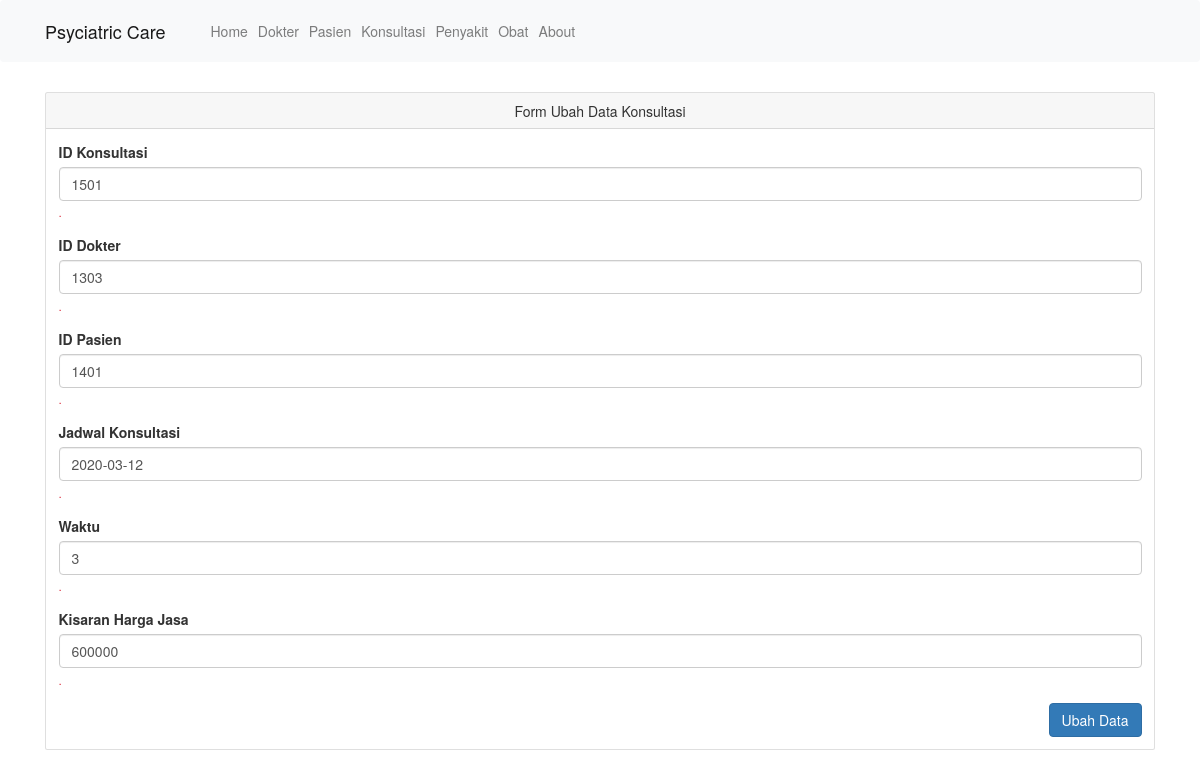
The app's page /konsultasi/ubah/1501 with its own data.
### tables this page shows
CREATE TABLE `konsultasi` (
  `id_konsultasi` int(11) NOT NULL,
  `id_dokter` int(11) DEFAULT NULL,
  `id_pasien` int(11) DEFAULT NULL,
  `jadwal_konsultasi` date DEFAULT NULL,
  `waktu` int(255) DEFAULT NULL,
  `harga_jasa` varchar(255) DEFAULT NULL
);

### application/controllers/Konsultasi.php (called while the page is built, shortened)
<?php
class Konsultasi extends CI_Controller
{
	public function __construct()
	{
		$this->load->model('Konsultasi_model');
		$this->load->library('form_validation');
	}
	public function ubah($id_konsultasi)
	{
		$data['judul'] = 'Form Ubah Data Konsultasi';
		$data['konsultasi'] = $this->Konsultasi_model->getKonsultasiById($id_konsultasi);
		$this->form_validation->set_rules('id_Konsultasi','ID','required|numeric');
		$this->form_validation->set_rules('id_dokter','ID Dokter','required|numeric');
		$this->form_validation->set_rules('id_pasien','ID Pasien','required|numeric');
		$this->form_validation->set_rules('jadwal_konsultasi','Jadwal','required');
		$this->form_validation->set_rules('waktu','Waktu','required');
		$this->form_validation->set_rules('harga_jasa','Harga','required');
		if ($this->form_validation->run() == false) {
			$this->load->view('templates/header', $data);
			$this->load->view('konsultasi/ubah', $data);
			$this->load->view('templates/footer');
		}else{
			$this->Konsultasi_model->ubahDataKonsultasi();
			$this->session->set_flashdata('flash','diubah');
			redirect('konsultasi');
		}
	}
}

### index.php (called while the page is built, shortened)
<?php
require_once BASEPATH.'core/CodeIgniter.php';

### application/models/Konsultasi_model.php (called while the page is built, shortened)
<?php
class Konsultasi_model extends CI_model
{
	public function getKonsultasiById($id_konsultasi)
	{
		return $this->db->get_where('konsultasi',['id_konsultasi'=>$id_konsultasi])->row_array();
	}
}

### application/views/konsultasi/ubah.php (the view, shortened to what this page needs)
<head>
  <link rel="stylesheet" href="https://maxcdn.bootstrapcdn.com/bootstrap/3.4.0/css/bootstrap.min.css">
  <link rel="stylesheet" href="bootstrap-datepicker/css/bootstrap-datepicker.min.css">
</head>
<div class="container">
    <div class="row mt-3">
        <div class="col md-6">
            <div class="card">
                <div class="card-header text-center">
                    Form Ubah Data Konsultasi
                </div>
                <div class="card-body">
                    <form action="" method="post">
                        <div class="form-group">
                            <label for="id_konsultasi">ID Konsultasi</label>
                            <input type="text" class="form-control" id="id_konsultasi" name="id_konsultasi" value="<?= $konsultasi['id_konsultasi']; ?>">
                            <small class="form-text text-danger"><?= form_error('id_konsultasi') ?>.</small>
                        </div>
                        <div class="form-group">
                            <label for="id_dokter">ID Dokter</label>
                            <input type="text" class="form-control" id="id_dokter" name="id_dokter" value="<?= $konsultasi['id_dokter']; ?>">
                            <small class="form-text text-danger"><?= form_error('id_dokter') ?>.</small>
                        </div>
                        <div class="form-group">
                            <label for="ID Pasien">ID Pasien</label>
                            <input type="text" class="form-control" id="id_pasien" name="id_pasien" value="<?= $konsultasi['id_pasien']; ?>">
                            <small class="form-text text-danger"><?= form_error('id_pasien') ?>.</small>
                        </div>
                        <div class="form-group">
                            <label for="jadwal_konsultasi">Jadwal Konsultasi</label>
                            <input type="text" class="form-control" id="jadwal_konsultasi" name="jadwal_konsultasi" value="<?= $konsultasi['jadwal_konsultasi']; ?>">
                            <small class="form-text text-danger"><?= form_error('jadwal_konsultasi') ?>.</small>
                        </div>
                        <div class="form-group">
                            <label for="waktu">Waktu</label>
                            <input type="text" class="form-control" id="waktu" name="waktu" value="<?= $konsultasi['waktu']; ?>">
                            <small class="form-text text-danger"><?= form_error('waktu') ?>.</small>
                        </div>
                        <div class="form-group">
                            <label for="harga_jasa">Kisaran Harga Jasa</label>
                            <input type="text" class="form-control" id="harga_jasa" name="harga_jasa" value="<?= $konsultasi['harga_jasa']; ?>">
                            <small class="form-text text-danger"><?= form_error('harga_jasa') ?>.</small>
                        </div>
                        <button type="submit" name="tambah" class="btn btn-primary float-right">Ubah Data</button>
                    </form>
                </div>
            </div>
        </div>
    </div>
</div>

### records on screen
konsultasi: id_konsultasi "1501", id_dokter "1303", id_pasien "1401", jadwal_konsultasi "2020-03-12", waktu "3", harga_jasa "600000"
